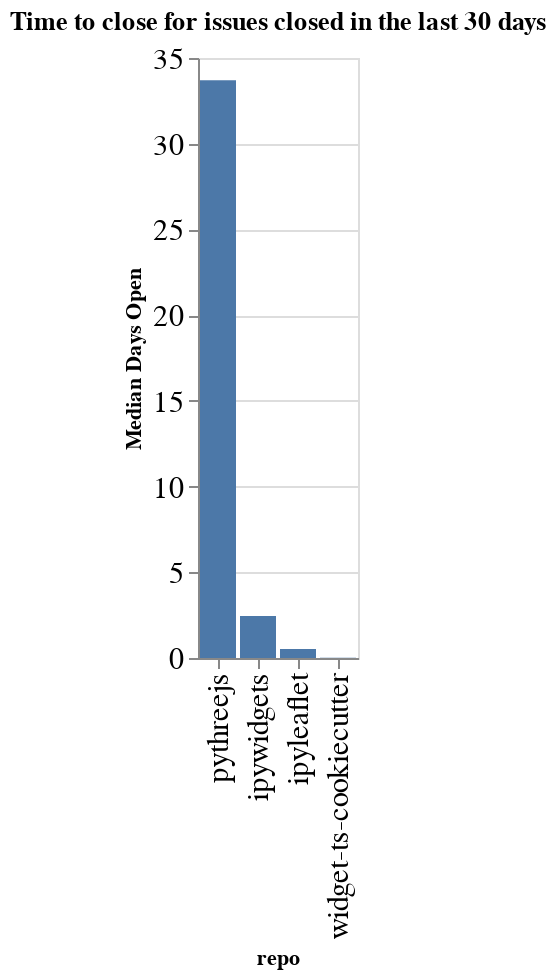

The notebook cell this image was saved under:
### Code cell
time_open = closed.groupby(['org', 'repo']).agg({'time_open': 'median'}).reset_index()
time_open['time_open'] = time_open['time_open'] / (60 * 60 * 24)
time_open['org/repo'] = time_open.apply(lambda a: a['org'] + '/' + a['repo'], axis=1)
sorted_vals = time_open.sort_values(['org', 'time_open'], ascending=False)['repo'].values
alt.Chart(data=time_open, title=f"Time to close for issues closed in the last {n_days} days").mark_bar().encode(
    x=alt.X('repo', sort=alt.Sort(sorted_vals.tolist())),
    y=alt.Y('time_open', title="Median Days Open"),
)

### Figure 1 — Vega-Lite specification as saved in the notebook (floating-point values rounded to 4 significant figures)
{"config": {"axisLeft": {"labelFontSize": 15}, "axisBottom": {"labelFontSize": 15}}, "data": {"name": "data-addfaa1232f1273b021380678379000e"}, "mark": "bar", "encoding": {"x": {"type": "nominal", "field": "repo", "sort": ["pythreejs", "ipywidgets", "ipyleaflet", "widget-ts-cookiecutter"]}, "y": {"type": "quantitative", "field": "time_open", "title": "Median Days Open"}}, "title": "Time to close for issues closed in the last 30 days", "$schema": "https://vega.github.io/schema/vega-lite/v4.0.2.json", "datasets": {"data-addfaa1232f1273b021380678379000e": [{"org": "jupyter-widgets", "repo": "ipyleaflet", "time_open": 0.5317, "org/repo": "jupyter-widgets/ipyleaflet"}, {"org": "jupyter-widgets", "repo": "ipywidgets", "time_open": 2.453, "org/repo": "jupyter-widgets/ipywidgets"}, {"org": "jupyter-widgets", "repo": "pythreejs", "time_open": 33.71, "org/repo": "jupyter-widgets/pythreejs"}, {"org": "jupyter-widgets", "repo": "widget-ts-cookiecutter", "time_open": 0.01557, "org/repo": "jupyter-widgets/widget-ts-cookiecutter"}]}}
